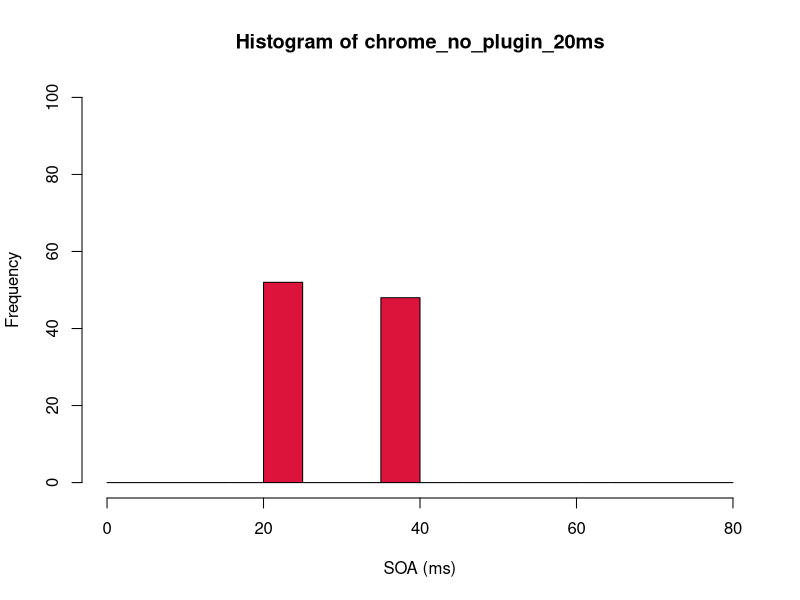
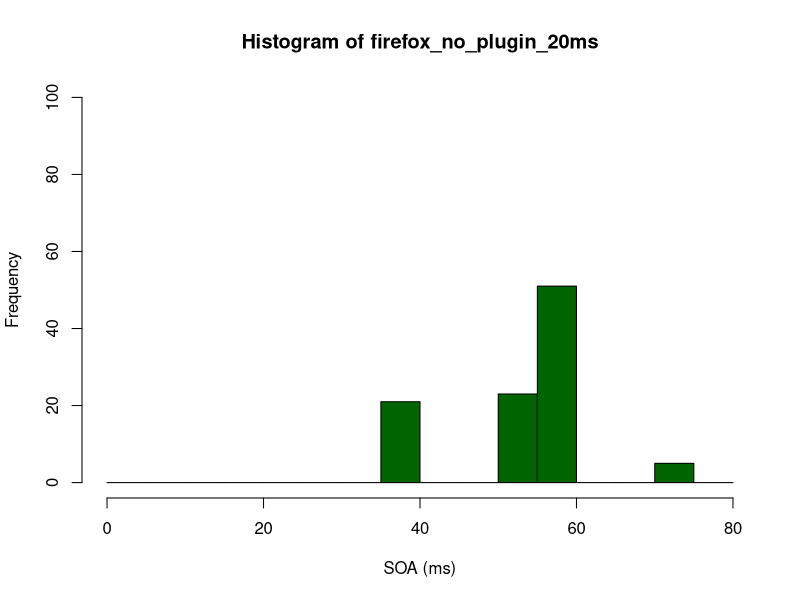
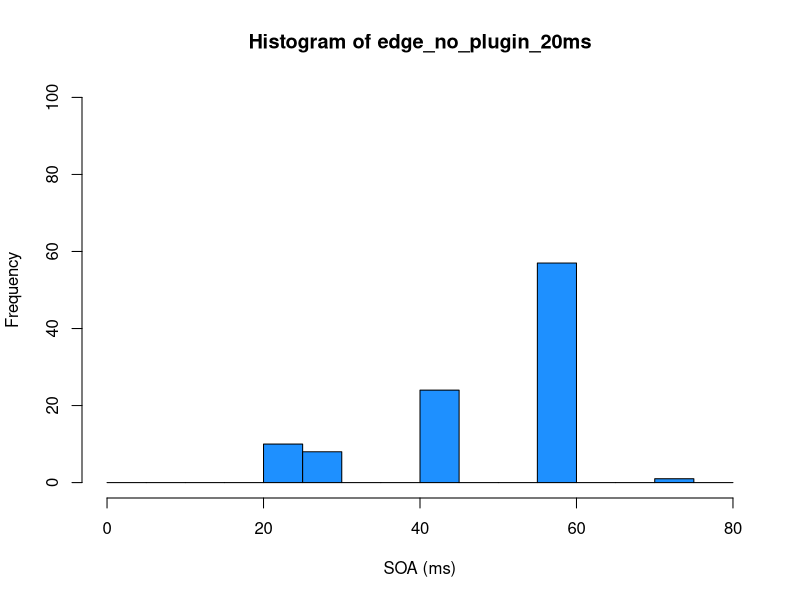
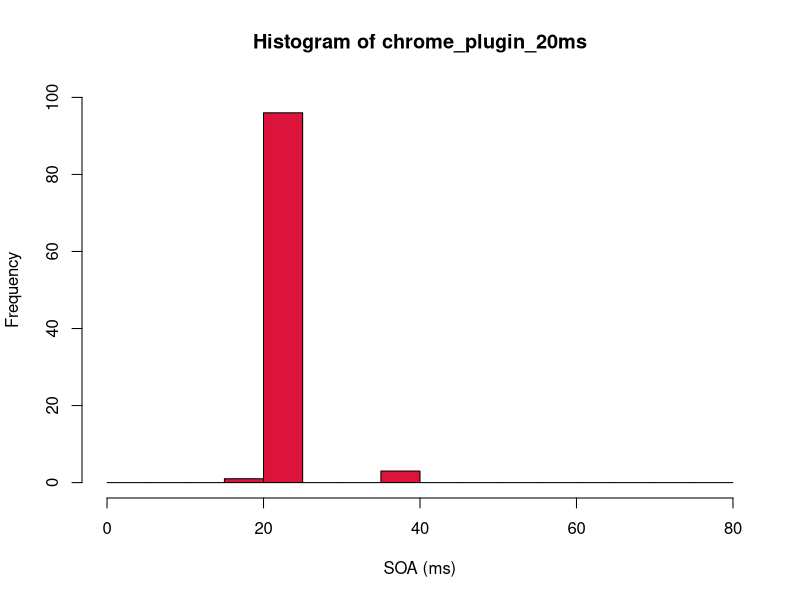
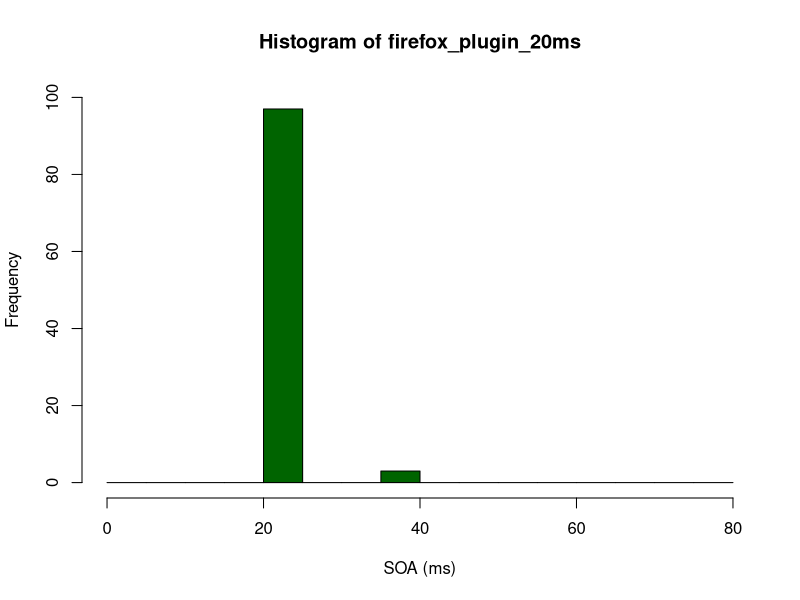
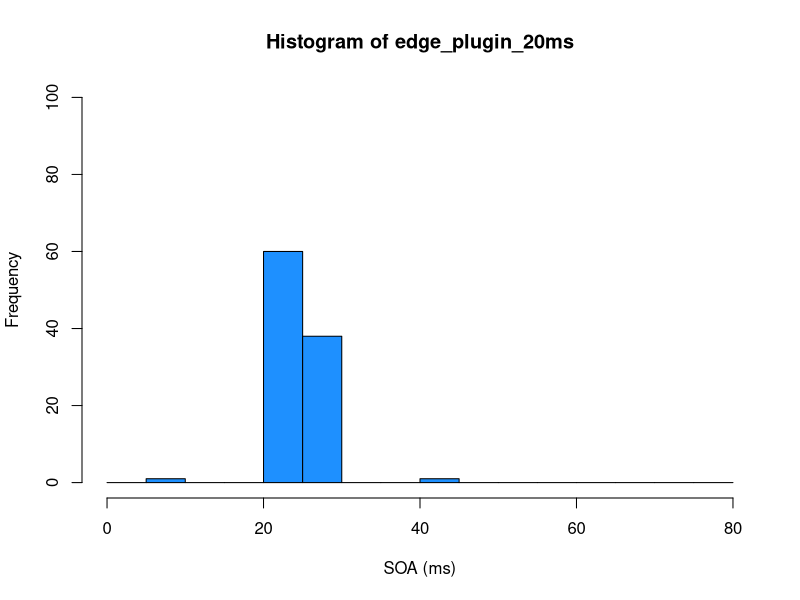
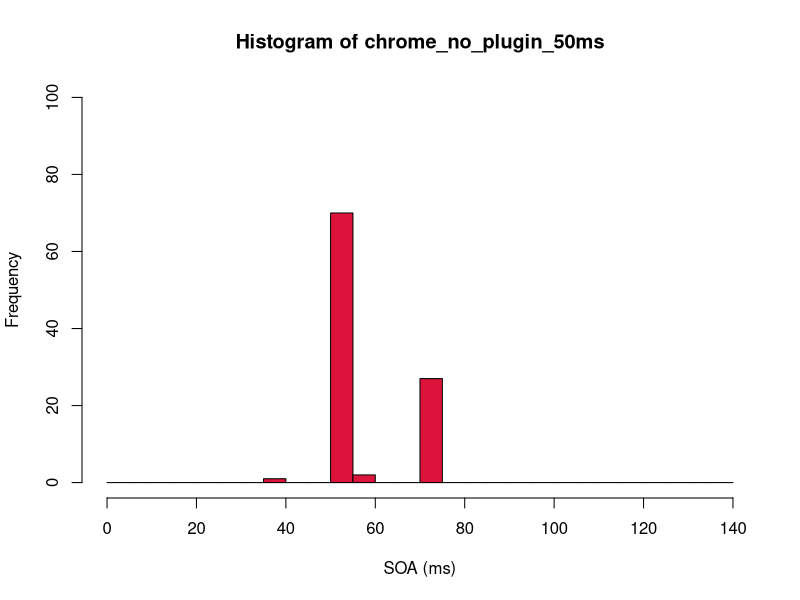
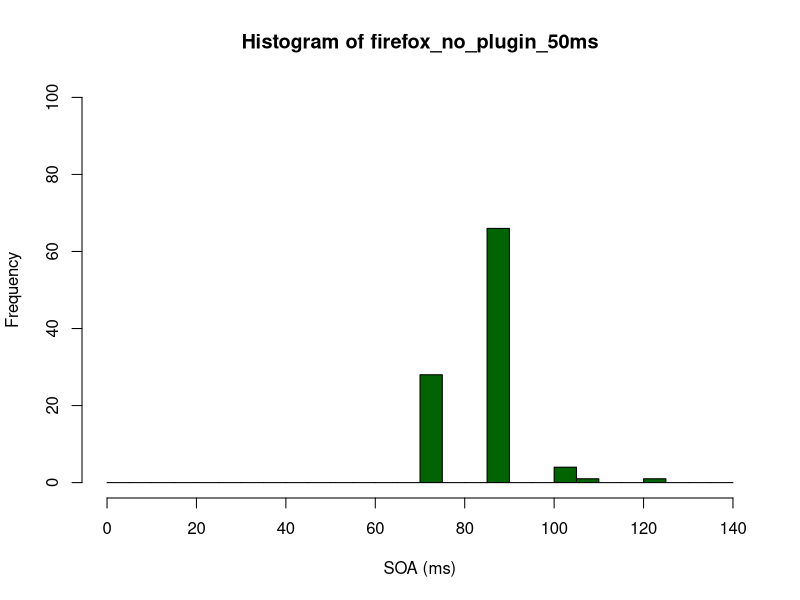

Write R code to recreate these figures, in order.
## ---- chunk 1
knitr::opts_chunk$set(echo = FALSE)
## ---- chunk 2
device <- 1 # Change also the title of this script.
bin_width <- 5 # ms
if (device == 1){
  dat <- read.csv('Study1_ProBook.csv', header = F)
  xRange_20ms <- seq(0, 80, bin_width)
  xRange_50ms <- seq(0, 140, bin_width)
  xRange_150ms <- seq(120, 260, bin_width)
  xRange_500ms <- seq(460, 600, bin_width)
} else if (device == 2) {
  dat <- read.csv('Study1_OptiPlex.csv', header = F)
  xRange_20ms <- seq(20, 100, bin_width)
  xRange_50ms <- seq(20, 120, bin_width)
  xRange_150ms <- seq(120, 220, bin_width)
  xRange_500ms <- seq(500, 580, bin_width)
} else if (device == 3) {
  dat <- read.csv('Study1_MacBookPro.csv', header = F)
  xRange_20ms <- seq(0, 80, bin_width)
  xRange_50ms <- seq(20, 80, bin_width)
  xRange_150ms <- seq(120, 200, bin_width)
  xRange_500ms <- seq(460, 560, bin_width)
} else {
  dat <- read.csv('Study1_iMac.csv', header = F)
  xRange_20ms <- seq(0, 80, bin_width)
  xRange_50ms <- seq(20, 100, bin_width)
  xRange_150ms <- seq(120, 200, bin_width)
  xRange_500ms <- seq(480, 560, bin_width)
}

myColNames <- c(
	"chrome_no_plugin_opto2_onset", "chrome_no_plugin_opto2_offset", "chrome_no_plugin_opto2_duration",
	"chrome_no_plugin_opto1_onset", "chrome_no_plugin_opto1_offset", "chrome_no_plugin_opto1_duration",
	"chrome_plugin_opto2_onset", "chrome_plugin_opto2_offset", "chrome_plugin_opto2_duration",
	"chrome_plugin_opto1_onset", "chrome_plugin_opto1_offset", "chrome_plugin_opto1_duration",
	"firefox_no_plugin_opto2_onset", "firefox_no_plugin_opto2_offset", "firefox_no_plugin_opto2_duration",
	"firefox_no_plugin_opto1_onset", "firefox_no_plugin_opto1_offset", "firefox_no_plugin_opto1_duration",
	"firefox_plugin_opto2_onset", "firefox_plugin_opto2_offset", "firefox_plugin_opto2_duration",
	"firefox_plugin_opto1_onset", "firefox_plugin_opto1_offset", "firefox_plugin_opto1_duration",
	"edge_no_plugin_opto2_onset", "edge_no_plugin_opto2_offset", "edge_no_plugin_opto2_duration",
	"edge_no_plugin_opto1_onset", "edge_no_plugin_opto1_offset", "edge_no_plugin_opto1_duration",
	"edge_plugin_opto2_onset", "edge_plugin_opto2_offset", "edge_plugin_opto2_duration",
	"edge_plugin_opto1_onset", "edge_plugin_opto1_offset", "edge_plugin_opto1_duration")
colnames(dat) <- myColNames

##############
# No plugin
chrome_no_plugin_20ms <- dat$chrome_no_plugin_opto2_onset[1:100] - dat$chrome_no_plugin_opto1_onset[1:100]
chrome_no_plugin_50ms <- dat$chrome_no_plugin_opto2_onset[101:200] - dat$chrome_no_plugin_opto1_onset[101:200]
chrome_no_plugin_150ms <- dat$chrome_no_plugin_opto2_onset[201:300] - dat$chrome_no_plugin_opto1_onset[201:300]
chrome_no_plugin_500ms <- dat$chrome_no_plugin_opto2_onset[301:400] - dat$chrome_no_plugin_opto1_onset[301:400]

firefox_no_plugin_20ms <- dat$firefox_no_plugin_opto2_onset[1:100] - dat$firefox_no_plugin_opto1_onset[1:100]
firefox_no_plugin_50ms <- dat$firefox_no_plugin_opto2_onset[101:200] - dat$firefox_no_plugin_opto1_onset[101:200]
firefox_no_plugin_150ms <- dat$firefox_no_plugin_opto2_onset[201:300] - dat$firefox_no_plugin_opto1_onset[201:300]
firefox_no_plugin_500ms <- dat$firefox_no_plugin_opto2_onset[301:400] - dat$firefox_no_plugin_opto1_onset[301:400]

edge_no_plugin_20ms <- dat$edge_no_plugin_opto2_onset[1:100] - dat$edge_no_plugin_opto1_onset[1:100]
edge_no_plugin_50ms <- dat$edge_no_plugin_opto2_onset[101:200] - dat$edge_no_plugin_opto1_onset[101:200]
edge_no_plugin_150ms <- dat$edge_no_plugin_opto2_onset[201:300] - dat$edge_no_plugin_opto1_onset[201:300]
edge_no_plugin_500ms <- dat$edge_no_plugin_opto2_onset[301:400] - dat$edge_no_plugin_opto1_onset[301:400]

##############
# Plugin
chrome_plugin_20ms <- dat$chrome_plugin_opto2_onset[1:100] - dat$chrome_plugin_opto1_onset[1:100]
chrome_plugin_50ms <- dat$chrome_plugin_opto2_onset[101:200] - dat$chrome_plugin_opto1_onset[101:200]
chrome_plugin_150ms <- dat$chrome_plugin_opto2_onset[201:300] - dat$chrome_plugin_opto1_onset[201:300]
chrome_plugin_500ms <- dat$chrome_plugin_opto2_onset[301:400] - dat$chrome_plugin_opto1_onset[301:400]

firefox_plugin_20ms <- dat$firefox_plugin_opto2_onset[1:100] - dat$firefox_plugin_opto1_onset[1:100]
firefox_plugin_50ms <- dat$firefox_plugin_opto2_onset[101:200] - dat$firefox_plugin_opto1_onset[101:200]
firefox_plugin_150ms <- dat$firefox_plugin_opto2_onset[201:300] - dat$firefox_plugin_opto1_onset[201:300]
firefox_plugin_500ms <- dat$firefox_plugin_opto2_onset[301:400] - dat$firefox_plugin_opto1_onset[301:400]

edge_plugin_20ms <- dat$edge_plugin_opto2_onset[1:100] - dat$edge_plugin_opto1_onset[1:100]
edge_plugin_50ms <- dat$edge_plugin_opto2_onset[101:200] - dat$edge_plugin_opto1_onset[101:200]
edge_plugin_150ms <- dat$edge_plugin_opto2_onset[201:300] - dat$edge_plugin_opto1_onset[201:300]
edge_plugin_500ms <- dat$edge_plugin_opto2_onset[301:400] - dat$edge_plugin_opto1_onset[301:400] 

y_Max <- 100
chrome_color <- "#dc143c"
firefox_color <- "#006400"
edge_color <- "#1E90FF"
horiz_label <- "SOA (ms)"

## ---- chunk 3
hist(chrome_no_plugin_20ms, breaks=xRange_20ms, xlab=horiz_label, ylim=c(0, y_Max), col=chrome_color)
## ---- chunk 4
hist(firefox_no_plugin_20ms, breaks=xRange_20ms, xlab=horiz_label, ylim=c(0, y_Max), col=firefox_color)
## ---- chunk 5
hist(edge_no_plugin_20ms, breaks=xRange_20ms, xlab=horiz_label, ylim=c(0, y_Max), col=edge_color)
## ---- chunk 6
hist(chrome_plugin_20ms, breaks=xRange_20ms, xlab=horiz_label, ylim=c(0, y_Max), col=chrome_color)
## ---- chunk 7
hist(firefox_plugin_20ms, breaks=xRange_20ms, xlab=horiz_label, ylim=c(0, y_Max), col=firefox_color)
## ---- chunk 8
hist(edge_plugin_20ms, breaks=xRange_20ms, xlab=horiz_label, ylim=c(0, y_Max), col=edge_color)
## ---- chunk 9
hist(chrome_no_plugin_50ms, breaks=xRange_50ms, xlab=horiz_label, ylim=c(0, y_Max), col=chrome_color)
## ---- chunk 10
hist(firefox_no_plugin_50ms, breaks=xRange_50ms, xlab=horiz_label, ylim=c(0, y_Max), col=firefox_color)
## ---- chunk 11
hist(edge_no_plugin_50ms, breaks=xRange_50ms, xlab=horiz_label, ylim=c(0, y_Max), col=edge_color)
## ---- chunk 12
hist(chrome_plugin_50ms, breaks=xRange_50ms, xlab=horiz_label, ylim=c(0, y_Max), col=chrome_color)
## ---- chunk 13
hist(firefox_plugin_50ms, breaks=xRange_50ms, xlab=horiz_label, ylim=c(0, y_Max), col=firefox_color)
## ---- chunk 14
hist(edge_plugin_50ms, breaks=xRange_50ms, xlab=horiz_label, ylim=c(0, y_Max), col=edge_color)
## ---- chunk 15
hist(chrome_no_plugin_150ms, breaks=xRange_150ms, xlab=horiz_label, ylim=c(0, y_Max), col=chrome_color)
## ---- chunk 16
hist(firefox_no_plugin_150ms, breaks=xRange_150ms, xlab=horiz_label, ylim=c(0, y_Max), col=firefox_color)
## ---- chunk 17
hist(edge_no_plugin_150ms, breaks=xRange_150ms, xlab=horiz_label, ylim=c(0, y_Max), col=edge_color)
## ---- chunk 18
hist(chrome_plugin_150ms, breaks=xRange_150ms, xlab=horiz_label, ylim=c(0, y_Max), col=chrome_color)
## ---- chunk 19
hist(firefox_plugin_150ms, breaks=xRange_150ms, xlab=horiz_label, ylim=c(0, y_Max), col=firefox_color)
## ---- chunk 20
hist(edge_plugin_150ms, breaks=xRange_150ms, xlab=horiz_label, ylim=c(0, y_Max), col=edge_color)
## ---- chunk 21
hist(chrome_no_plugin_500ms, breaks=xRange_500ms, xlab=horiz_label, ylim=c(0, y_Max), col=chrome_color)
## ---- chunk 22
hist(firefox_no_plugin_500ms, breaks=xRange_500ms, xlab=horiz_label, ylim=c(0, y_Max), col=firefox_color)
## ---- chunk 23
hist(edge_no_plugin_500ms, breaks=xRange_500ms, xlab=horiz_label, ylim=c(0, y_Max), col=edge_color)
## ---- chunk 24
hist(chrome_plugin_500ms, breaks=xRange_500ms, xlab=horiz_label, ylim=c(0, y_Max), col=chrome_color)
## ---- chunk 25
hist(firefox_plugin_500ms, breaks=xRange_500ms, xlab=horiz_label, ylim=c(0, y_Max), col=firefox_color)
## ---- chunk 26
hist(edge_plugin_500ms, breaks=xRange_500ms, xlab=horiz_label, ylim=c(0, y_Max), col=edge_color)
